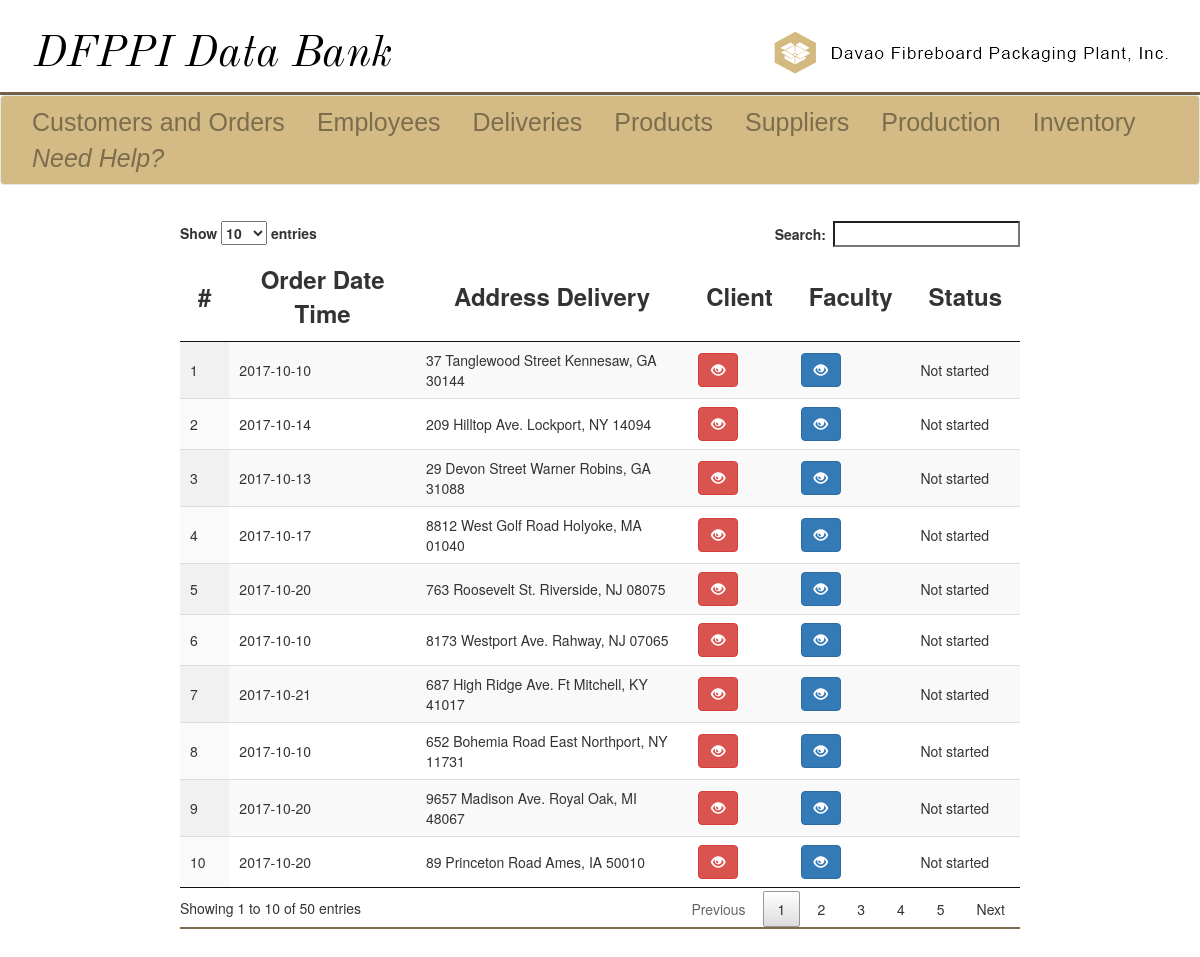
Page /customers-view-orders.php (signed in) on the committed database.
### tables this page shows
CREATE TABLE `orders` (
  `o_Id` int(11) NOT NULL,
  `o_orderDateTime` date NOT NULL,
  `o_addressOfDelivery` varchar(128) NOT NULL,
  `c_Id` int(11) NOT NULL,
  `f_Id` int(11) NOT NULL,
  `o_status` enum('In production','Done','Not started') NOT NULL DEFAULT 'Not started' COMMENT 'Current order''s status'
);

### customers-view-orders.php (the view, shortened to what this page needs)
<!DOCTYPE html>
<?php
	require 'sql_connect.php';
    $view = "SELECT *
    FROM orders o
    ORDER BY o.o_orderDateTime DESC";
    $result = mysqli_query($conn, $view);
?>
<html>
	<head>
		<link rel="stylesheet" href="css/jquery.dataTables.css">
		<link rel = "stylesheet" href = "css/bootstrap.min.css">
		<link rel = "stylesheet" href = "css/design.css">
	</head>
	<body>
		<div class = "ultra-banner">
			<div class = "left-ub">
				<a href = "home.php"><img id = "left-logo" src = "images/ultra-banner.png" alt = "DFPPI Home"></a>
			</div>
			<div class = "right-ub">
				<a href = "http://www.davaofibre.ph"><img id = "right-logo" src = "images/other.png" alt = "Employee Module"></a>
			</div>
		</div>
		<div class = "line-sep">
		</div>
		<nav class="navbar navbar-default" id = "myNav">
			<div class="container-fluid">
				<ul class="nav navbar-nav">
					<li><a id = "li-a" href = "customers.php">Customers and Orders</a></li>
					<li><a id = "li-a" href = "employees.php">Employees</a></li>
					<li><a id = "li-a" href = "deliveries.php">Deliveries</a></li>
					<li><a id = "li-a" href = "products.php">Products</a></li>
					<li><a id = "li-a" href = "supplier.php">Suppliers</a></li>
					<li><a id = "li-a" href = "production.php">Production</a></li>
					<li><a id = "li-a" href = "inventory.php">Inventory</a></li>
					<li><a id = "li-a" href = "docs/manual.html"><i>Need Help?</i></a></li>
				</ul>
			</div>
		</nav>
		<div class = "div-form" id="viewTableOnly">
			<table id="table" class="display">
				<thead>
					<tr>
						<th>#</th>
						<th>Order Date Time</th>
						<th>Address Delivery</th>
						<th>Client</th>
                        <th>Faculty</th>
                        <th>Status</th>
					</tr>
				</thead>
				<tbody>
					<?php
						while($key = mysqli_fetch_assoc($result)){
							echo "<tr>";
							echo "<td>{$key['o_Id']}</td>";
							echo "<td>{$key['o_orderDateTime']}</td>";
							echo "<td>{$key['o_addressOfDelivery']}</td>";
                            echo "<td><button class='btn btn-danger btn-small' data-client='{$key['c_Id']}'>
						<span class='glyphicon glyphicon-eye-open'></span>
						</button></td>";
                            echo "<td><button class='btn btn-primary btn-small' data-faculty='{$key['f_Id']}'>
						<span class='glyphicon glyphicon-eye-open'></span>
						</button></td>";
							echo "<td>{$key['o_status']}</td>";
							echo "</tr>";
						}
					?>
				</tbody>
			</table>
        </div>
	</body>
</html>

### css/design.css (style rules this page uses)
#viewTableOnly { width: 70%; }
th { font-size: 3vh; text-align: center; text-decoration: none; padding: 4px; }
ul { list-style-type: none; margin: 0; padding: 1vh; }
#myNav { background-color: #d4ba85; width: 100%; }
#li-a { color: #7c6d4e; text-align: center; padding: 1vh 2vh; font-size: 25px; font-family: sans-serif; text-decoration: none; }
.ultra-banner { width: 100%; background-color: #ffffff; height: 10vh; margin-bottom: 1%; }
.line-sep { background-color:#706146; width: 100%; height: 0.4vh; }
.left-ub,.right-ub { display: inline; width: 50%; height: 100%; }
.left-ub { float: left; }
#left-logo { margin-top: 4vh; margin-left: 4vh; }
#right-logo { float: right; margin-top: 4vh; margin-right: 4vh; }
.div-form { margin: 3% auto 3% auto; width: 60%; height: 100%; border-bottom: 2px solid #7c6d4e; }

### rows in the picture
orders: o_Id "7", o_orderDateTime "2017-10-21", o_addressOfDelivery "687 High Ridge Ave. Ft Mitchell, KY 41017", o_status "Not started"
orders: o_Id "5", o_orderDateTime "2017-10-20", o_addressOfDelivery "763 Roosevelt St. Riverside, NJ 08075", o_status "Not started"
orders: o_Id "9", o_orderDateTime "2017-10-20", o_addressOfDelivery "9657 Madison Ave. Royal Oak, MI 48067", o_status "Not started"
orders: o_Id "10", o_orderDateTime "2017-10-20", o_addressOfDelivery "89 Princeton Road Ames, IA 50010", o_status "Not started"
orders: o_Id "4", o_orderDateTime "2017-10-17", o_addressOfDelivery "8812 West Golf Road Holyoke, MA 01040", o_status "Not started"
orders: o_Id "2", o_orderDateTime "2017-10-14", o_addressOfDelivery "209 Hilltop Ave. Lockport, NY 14094", o_status "Not started"
orders: o_Id "3", o_orderDateTime "2017-10-13", o_addressOfDelivery "29 Devon Street Warner Robins, GA 31088", o_status "Not started"
orders: o_Id "6", o_orderDateTime "2017-10-10", o_addressOfDelivery "8173 Westport Ave. Rahway, NJ 07065", o_status "Not started"
orders: o_Id "8", o_orderDateTime "2017-10-10", o_addressOfDelivery "652 Bohemia Road East Northport, NY 11731", o_status "Not started"
orders: o_Id "1", o_orderDateTime "2017-10-10", o_addressOfDelivery "37 Tanglewood Street Kennesaw, GA 30144", o_status "Not started"
